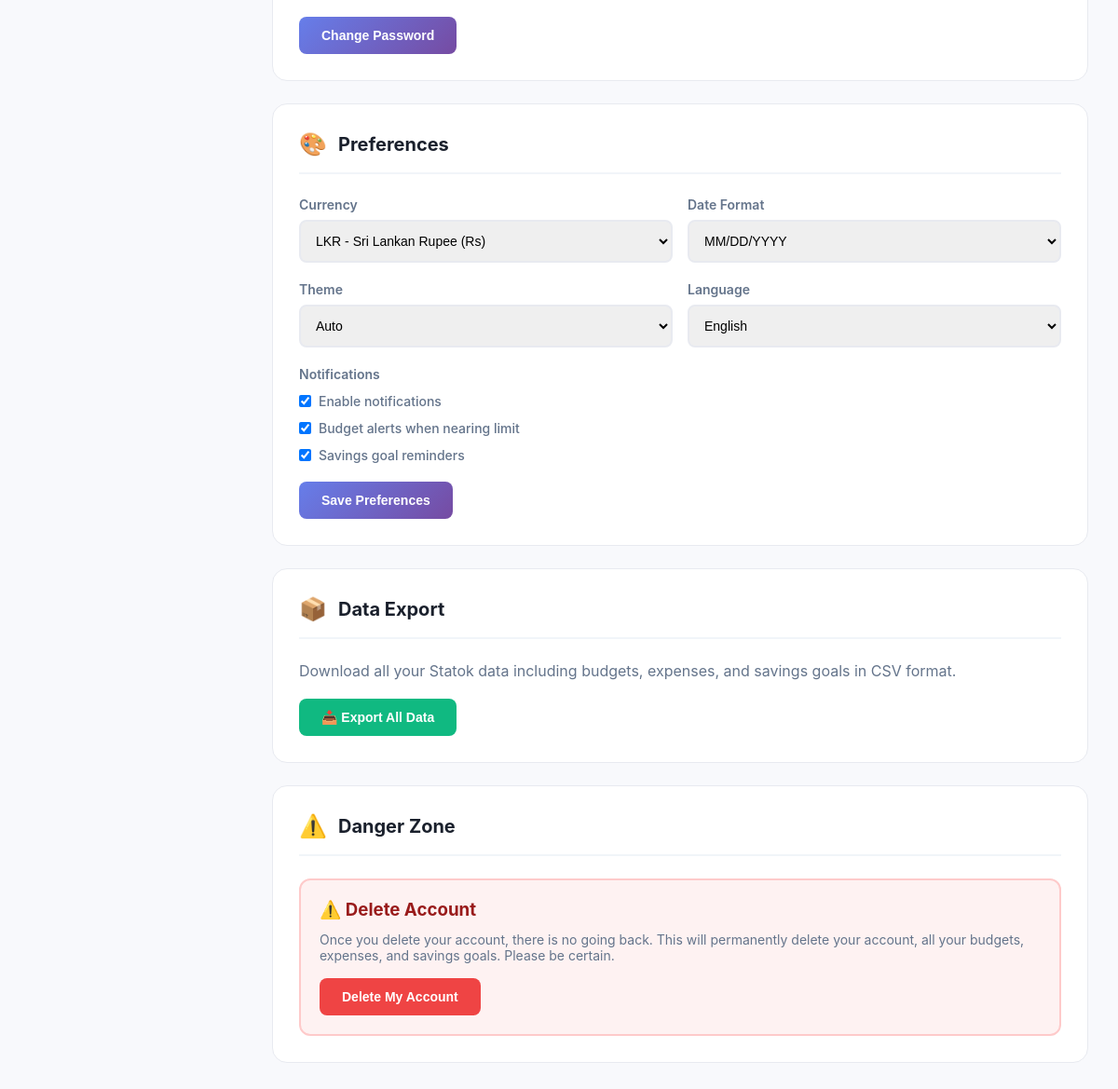
The page /public/setting.php (signed in, lower part) on the database as committed earlier.
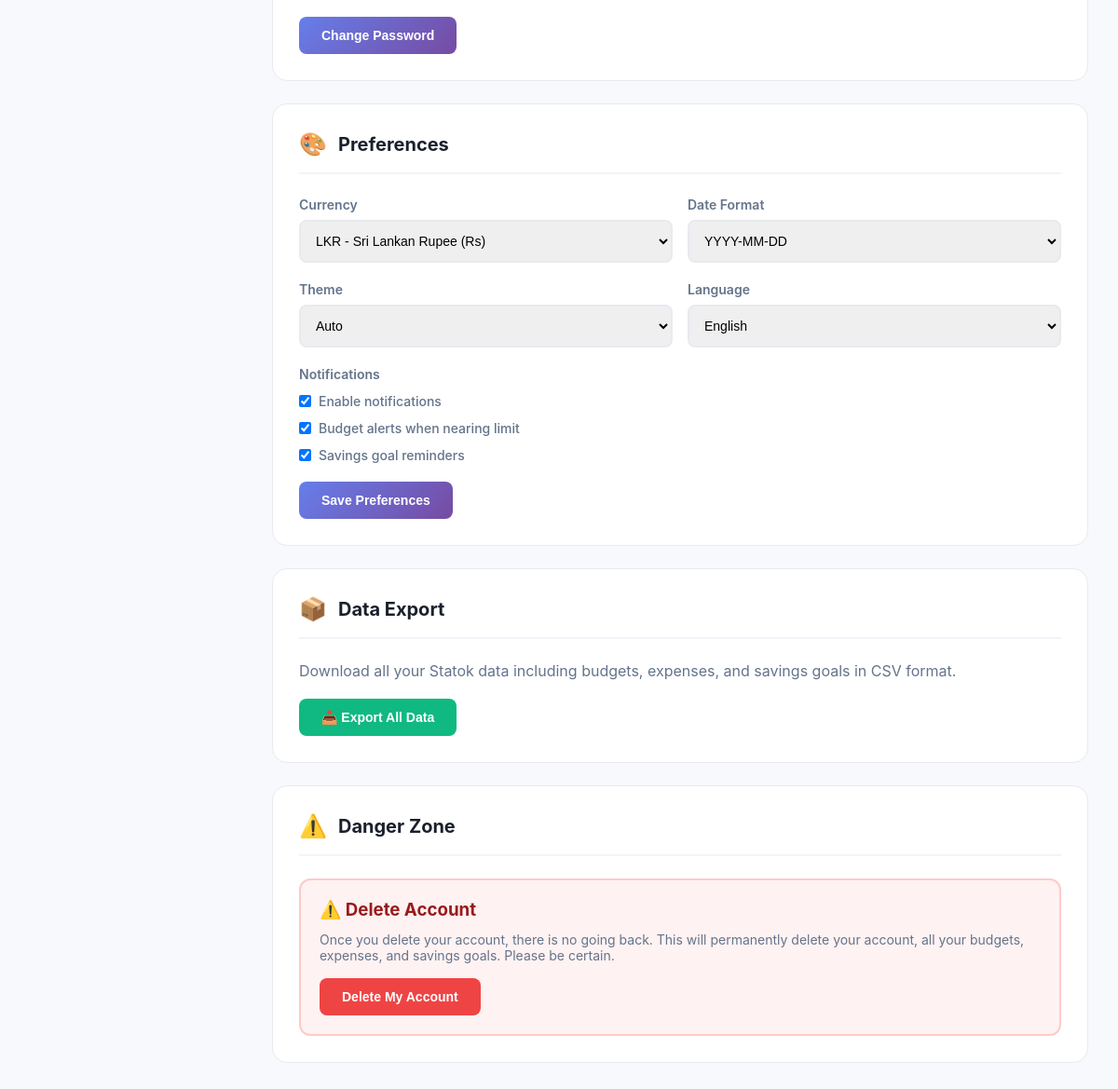
The same page on the database as committed later.
### tables this page shows
CREATE TABLE user_preferences (
    id INTEGER PRIMARY KEY AUTOINCREMENT,
    user_id INTEGER NOT NULL UNIQUE,
    currency TEXT DEFAULT "USD",
    date_format TEXT DEFAULT "Y-m-d",
    notifications_enabled INTEGER DEFAULT 1,
    budget_alerts INTEGER DEFAULT 1,
    savings_reminders INTEGER DEFAULT 1,
    theme TEXT DEFAULT "light",
    language TEXT DEFAULT "en",
    FOREIGN KEY (user_id) REFERENCES users(id) ON DELETE CASCADE
);

### public/setting.php (the view, shortened to what the changed rows need)
<?php
$user_id = $_SESSION['user_id'];
try {
    $db = new PDO('sqlite:' .__DIR__ . '/../db/database.db');
    $db->setAttribute(PDO::ATTR_ERRMODE, PDO::ERRMODE_EXCEPTION);
} catch(PDOException $e) {
    die("Connection failed: " . $e->getMessage());
}
$db->exec('CREATE TABLE IF NOT EXISTS user_preferences (
    id INTEGER PRIMARY KEY AUTOINCREMENT,
    user_id INTEGER NOT NULL UNIQUE,
    currency TEXT DEFAULT "USD",
    date_format TEXT DEFAULT "Y-m-d",
    notifications_enabled INTEGER DEFAULT 1,
    budget_alerts INTEGER DEFAULT 1,
    savings_reminders INTEGER DEFAULT 1,
    theme TEXT DEFAULT "light",
    language TEXT DEFAULT "en",
    FOREIGN KEY (user_id) REFERENCES users(id) ON DELETE CASCADE
)');
$stmt = $db->prepare('SELECT * FROM user_preferences WHERE user_id = :uid');
$stmt->execute([':uid' => $user_id]);
$preferences = $stmt->fetch(PDO::FETCH_ASSOC);
?>
<!DOCTYPE html>
<html lang="en">
<head>
</head>
<body>
    <main class="main-content">
        <div class="settings-container">
            <div class="settings-section">
                <form method="POST">
                    <div class="form-row">
                        <div class="form-group">
                            <label>Currency</label>
                            <select name="currency">
                                <option value="LKR" <?php echo $preferences['currency'] == 'LKR' ? 'selected' : ''; ?>>LKR - Sri Lankan Rupee (Rs)</option>
                            </select>
                        </div>
                        <div class="form-group">
                            <label>Date Format</label>
                            <select name="date_format">
                                <option value="Y-m-d" <?php echo $preferences['date_format'] == 'Y-m-d' ? 'selected' : ''; ?>>YYYY-MM-DD</option>
                                <option value="m/d/Y" <?php echo $preferences['date_format'] == 'm/d/Y' ? 'selected' : ''; ?>>MM/DD/YYYY</option>
                            </select>
                        </div>
                    </div>
                    <div class="form-row">
                        <div class="form-group">
                            <label>Theme</label>
                            <select name="theme">
                                <option value="auto" <?php echo $preferences['theme'] == 'auto' ? 'selected' : ''; ?>>Auto</option>
                            </select>
                        </div>
                        <div class="form-group">
                            <label>Language</label>
                            <select name="language">
                                <option value="en" <?php echo $preferences['language'] == 'en' ? 'selected' : ''; ?>>English</option>
                            </select>
                        </div>
                    </div>
                    <div class="form-group">
                        <div class="checkbox-group">
                            <input type="checkbox" id="notifications" name="notifications_enabled" <?php echo $preferences['notifications_enabled'] ? 'checked' : ''; ?>>
                            <label for="notifications">Enable notifications</label>
                        </div>
                        <div class="checkbox-group">
                            <input type="checkbox" id="budget_alerts" name="budget_alerts" <?php echo $preferences['budget_alerts'] ? 'checked' : ''; ?>>
                            <label for="budget_alerts">Budget alerts when nearing limit</label>
                        </div>
                        <div class="checkbox-group">
                            <input type="checkbox" id="savings_reminders" name="savings_reminders" <?php echo $preferences['savings_reminders'] ? 'checked' : ''; ?>>
                            <label for="savings_reminders">Savings goal reminders</label>
                        </div>
                    </div>
                </form>
            </div>
        </div>
    </main>
</body>
</html>

Rows that differ between the two databases and show on the page:
changed user_preferences "LKR - Sri Lankan Rupee (Rs)": date_format "MM/DD/YYYY" → "YYYY-MM-DD"
